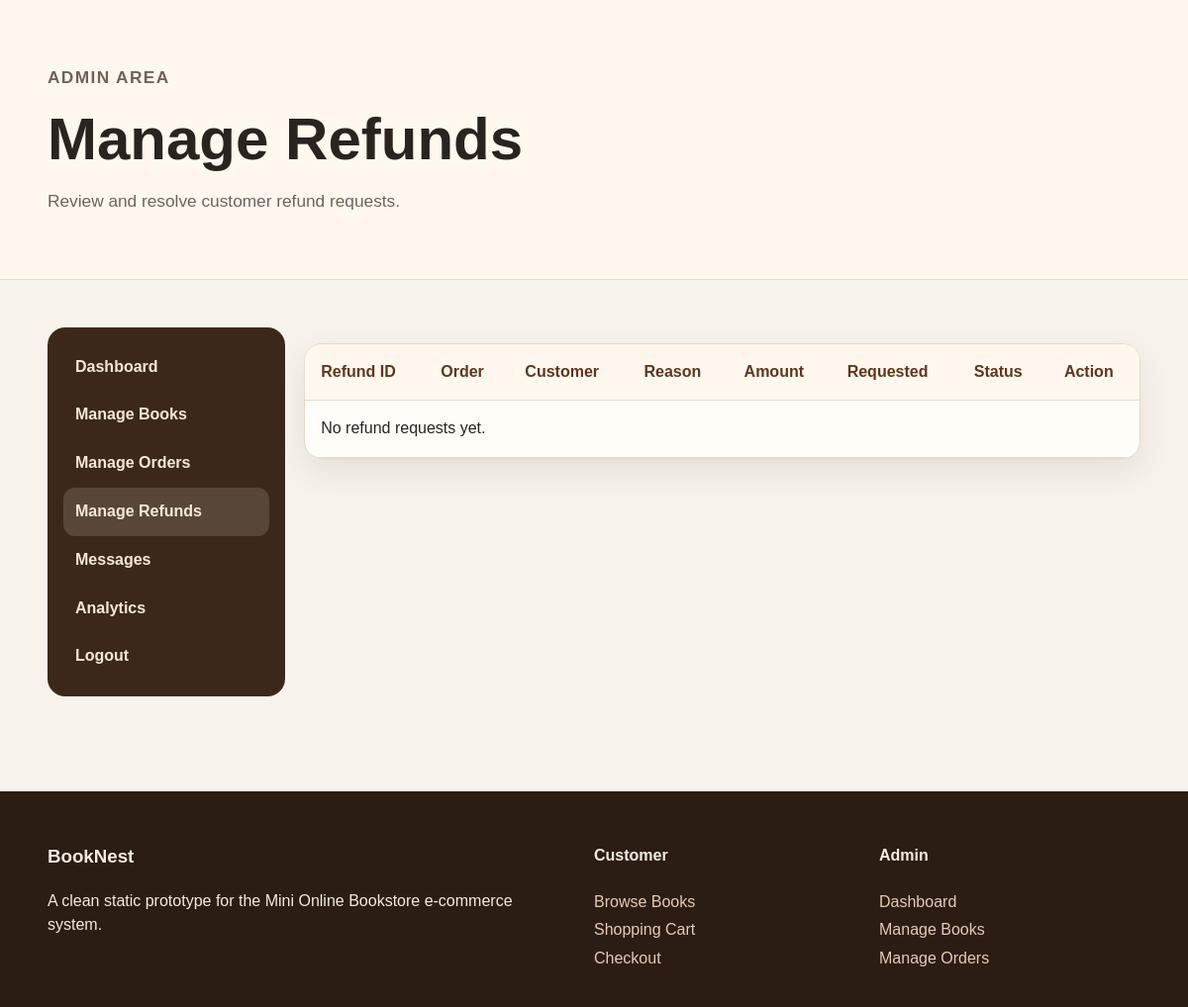
The page /admin/manage-refunds.php (signed in) on the database as committed earlier.
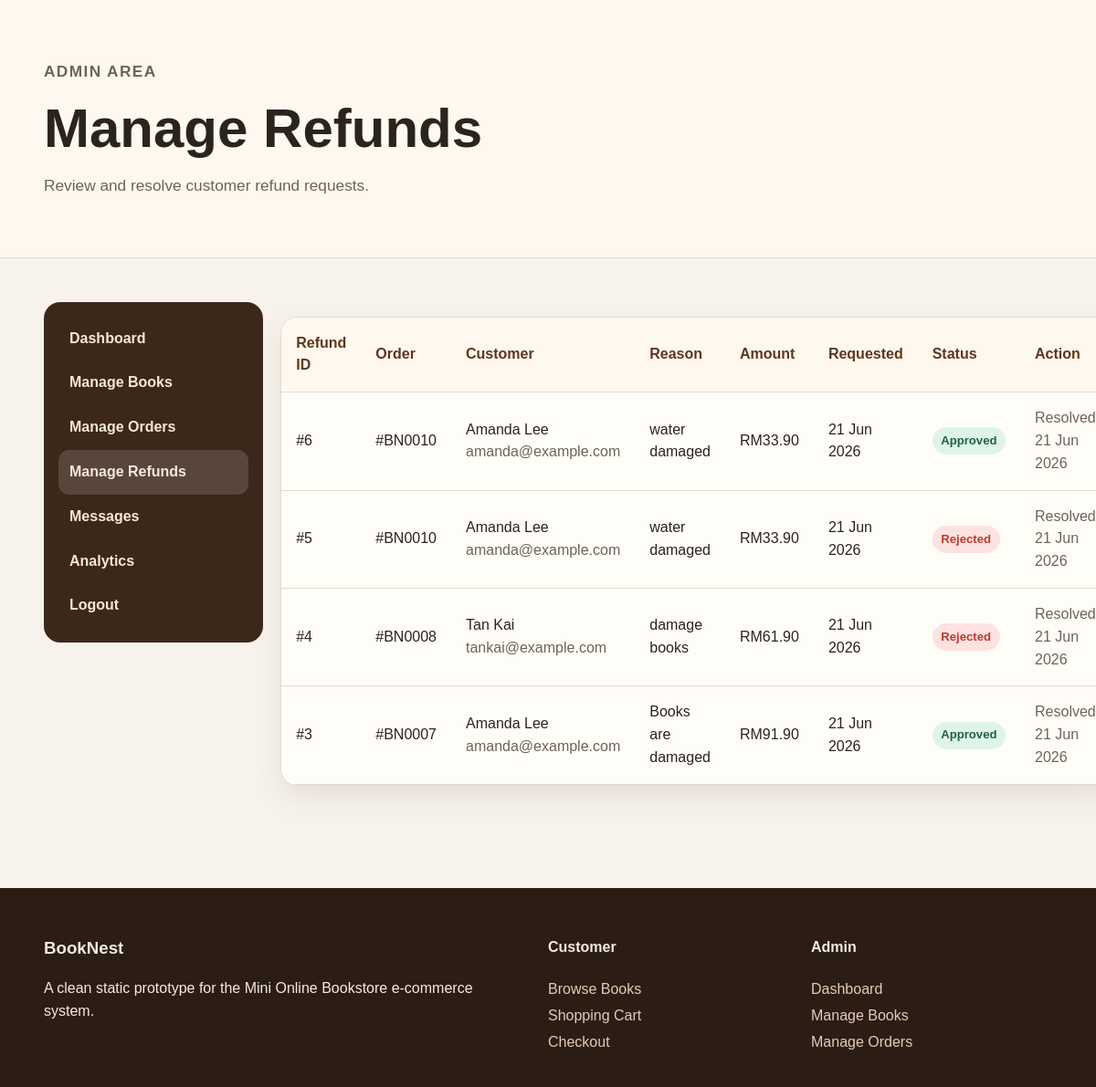
The same page on the database as committed later.
### tables this page shows
CREATE TABLE `refunds` (
  `refund_id` int NOT NULL AUTO_INCREMENT,
  `order_id` int NOT NULL,
  `reason` text NOT NULL,
  `amount` decimal(10,2) NOT NULL,
  `status` enum('Pending','Approved','Rejected') DEFAULT 'Pending',
  `requested_at` timestamp NULL DEFAULT CURRENT_TIMESTAMP,
  `resolved_at` timestamp NULL DEFAULT NULL,
  PRIMARY KEY (`refund_id`),
  KEY `order_id` (`order_id`),
  CONSTRAINT `refunds_ibfk_1` FOREIGN KEY (`order_id`) REFERENCES `orders` (`order_id`)
);

CREATE TABLE `users` (
  `user_id` int NOT NULL AUTO_INCREMENT,
  `name` varchar(100) NOT NULL,
  `email` varchar(100) NOT NULL,
  `password` varchar(255) NOT NULL,
  `role` enum('customer','admin') NOT NULL DEFAULT 'customer',
  `contact` varchar(20) DEFAULT NULL,
  `created_at` timestamp NOT NULL DEFAULT CURRENT_TIMESTAMP,
  PRIMARY KEY (`user_id`),
  UNIQUE KEY `email` (`email`)
);

### admin/manage-refunds.php (the view, shortened to what this page needs)
<?php
include '../app.php';
$refunds = $conn->query("
    SELECT
        refunds.refund_id,
        refunds.order_id,
        refunds.reason,
        refunds.amount,
        refunds.status,
        refunds.requested_at,
        refunds.resolved_at,
        users.name AS customer_name,
        users.email AS customer_email
    FROM refunds
    JOIN orders ON refunds.order_id = orders.order_id
    JOIN users ON orders.user_id = users.user_id
    ORDER BY
        CASE refunds.status WHEN 'Pending' THEN 0 ELSE 1 END,
        refunds.requested_at DESC
");
?>
<!DOCTYPE html>
<html lang="en">
<head>
    <link rel="stylesheet" href="../css/style.css?v=123">
</head>
<body>
<section class="page-title">
    <div class="container">
        <p class="eyebrow">Admin Area</p>
        <h1>Manage Refunds</h1>
        <p>Review and resolve customer refund requests.</p>
    </div>
</section>
<main class="section">
    <div class="container admin-layout">
        <?php include __DIR__ . '/../includes/admin-sidebar.php'; ?>
        <section>
            <div class="table-wrap">
                <table>
                    <thead>
                        <tr>
                            <th>Refund ID</th>
                            <th>Order</th>
                            <th>Customer</th>
                            <th>Reason</th>
                            <th>Amount</th>
                            <th>Requested</th>
                            <th>Status</th>
                            <th>Action</th>
                        </tr>
                    </thead>
                    <tbody>
                        <?php if ($refunds->num_rows === 0): ?>
                            <tr><td colspan="8">No refund requests yet.</td></tr>
                        <?php endif; ?>
                        <?php while ($r = $refunds->fetch_assoc()): ?>
                        <tr>
                            <td>#<?php echo $r['refund_id']; ?></td>
                            <td>#BN<?php echo str_pad($r['order_id'], 4, '0', STR_PAD_LEFT); ?></td>
                            <td>
                                <?php echo htmlspecialchars($r['customer_name']); ?><br>
                                <span class="small"><?php echo htmlspecialchars($r['customer_email']); ?></span>
                            </td>
                            <td><?php echo htmlspecialchars($r['reason']); ?></td>
                            <td>RM<?php echo number_format($r['amount'], 2); ?></td>
                            <td><?php echo date("d M Y", strtotime($r['requested_at'])); ?></td>
                            <td>
                                <span class="status <?php echo strtolower($r['status']); ?>">
                                    <?php echo htmlspecialchars($r['status']); ?>
                                </span>
                            </td>
                            <td>
                                <?php if ($r['status'] === 'Pending'): ?>
                                    <form method="POST" style="display:inline;">
                                        <input type="hidden" name="refund_id" value="<?php echo $r['refund_id']; ?>">
                                        <input type="hidden" name="action" value="approve">
                                        <button class="btn secondary approve-btn" type="submit" onclick="return confirm('Approve this refund?')">Approve</button>
                                    </form>
                                    <form method="POST" style="display:inline;">
                                        <input type="hidden" name="refund_id" value="<?php echo $r['refund_id']; ?>">
                                        <input type="hidden" name="action" value="reject">
                                        <button class="btn danger reject-btn" type="submit" onclick="return confirm('Reject this refund?')">Reject</button>
                                    </form>
                                <?php else: ?>
                                    <span class="small">Resolved <?php echo date("d M Y", strtotime($r['resolved_at'])); ?></span>
                                <?php endif; ?>
                            </td>
                        </tr>
                        <?php endwhile; ?>
                    </tbody>
                </table>
            </div>
        </section>
    </div>
</main>
<footer class="footer">
    <div class="container footer-grid">
        <div>
            <h3>BookNest</h3>
            <p>A clean static prototype for the Mini Online Bookstore e-commerce system.</p>
        </div>
        <div>
            <h4>Customer</h4>
            <a href="../books/books.php">Browse Books</a>
            <a href="../orders/cart.php">Shopping Cart</a>
            <a href="../orders/checkout.php">Checkout</a>
        </div>
        <div>
            <h4>Admin</h4>
            <a href="admin-dashboard.php">Dashboard</a>
            <a href="manage-books.php">Manage Books</a>
            <a href="manage-orders.php">Manage Orders</a>
        </div>
    </div>
</footer>
</body>
</html>

### includes/admin-sidebar.php
<?php
function adminSidebarActive($page) {
    $currentPage = basename($_SERVER['SCRIPT_NAME']);
    if ($currentPage === $page) {
        return 'active';
    }
    return '';
}
?>
<aside class="sidebar">
    <a class="<?php echo adminSidebarActive('admin-dashboard.php'); ?>" href="admin-dashboard.php">
        Dashboard
    </a>
    <a class="<?php echo adminSidebarActive('manage-books.php'); ?>" href="manage-books.php">
        Manage Books
    </a>
    <a class="<?php echo adminSidebarActive('manage-orders.php'); ?>" href="manage-orders.php">
        Manage Orders
    </a>
    <a class="<?php echo adminSidebarActive('manage-refunds.php'); ?>" href="manage-refunds.php">
        Manage Refunds
    </a>
    <a class="<?php echo adminSidebarActive('customer-messages.php'); ?>" href="customer-messages.php">
        Messages
    </a>
    <a class="<?php echo adminSidebarActive('analytics.php'); ?>" href="analytics.php">
        Analytics
    </a>
    <a href="../auth/logout.php">
        Logout
    </a>
</aside>

### css/style.css (style rules this page uses)
:root { --bg: #f7f3ec; --paper: #fffdf8; --ink: #2a241f; --muted: #6f6259; --line: #e6dacc; --brand: #7b4b2a; --brand-dark: #5f361c; --accent: #b87945; --soft: #efe2d2; --shadow: 0 12px 30px rgba(70, 45, 25, .10); --radius: 18px; }
* { box-sizing: border-box; }
body { margin: 0; font-family: Arial, Helvetica, sans-serif; background: var(--bg); color: var(--ink); line-height: 1.55; }
a { text-decoration: none; color: inherit; }
.container { width: min(1120px, 92%); margin: auto; }
.nav-links a:hover, .active { background: var(--soft); color: var(--brand-dark); }
table { border-radius: 12px; overflow: hidden; }
.eyebrow { color: var(--accent); font-weight: 800; text-transform: uppercase; letter-spacing: .08em; font-size: .85rem; }
.hero h1, .page-title h1 { font-size: clamp(2rem, 5vw, 4rem); line-height: 1.05; margin: .5rem 0 1rem; }
.hero p, .page-title p { font-size: 1.08rem; color: var(--muted); max-width: 650px; }
.hero-card, .card, .form-card, .summary, .stat, .table-wrap { background: var(--paper); border: 1px solid var(--line); border-radius: var(--radius); box-shadow: var(--shadow); margin-top: 1rem; margin-bottom: 1rem; }
.section { padding: 3rem 0; }
.section-head p, .meta, .small { color: var(--muted); }
.page-title { padding: 3rem 0; background: #fff8ef; border-bottom: 1px solid var(--line); }
.table-wrap { overflow: auto; }
table { width: 100%; border-collapse: collapse; min-width: 720px; }
th, td { text-align: left; padding: 1rem; border-bottom: 1px solid var(--line); }
th { background: #fff8ef; color: var(--brand-dark); }
.status { border-radius: 999px; padding: 0.3rem 0.6rem; font-size: 0.82rem; font-weight: 800; display: inline-block; }
.status.cancelled, .status.rejected { background: #fde2e2; color: #c0392b; }
.status.completed, .status.approved { background: #dff4e8; color: #216241; }
.admin-layout { display: grid; grid-template-columns: 240px 1fr; gap: 1.2rem; }
.sidebar { background: #3c281b; color: #fff; border-radius: var(--radius); padding: 1rem; height: max-content; position: sticky; top: 92px; }
.sidebar a { display: block; padding: .75rem; border-radius: 12px; color: #f6e8d7; font-weight: 700; }
.sidebar a:hover, .sidebar .active { background: rgba(255, 255, 255, .14); }
.footer { background: #2b1d14; color: #f5eadf; padding: 2rem 0; margin-top: 3rem; }
.footer-grid { display: grid; grid-template-columns: 2fr 1fr 1fr; gap: 1.5rem; }
.footer a { display: block; color: #e5cbb5; margin: .25rem 0; }

Rows that differ between the two databases and show on the page:
added refunds: refund_id "6", order "0010", users.name "Amanda Lee", users.email "amanda@example.com", reason "water damaged", amount "33.90", requested_at "21 Jun 2026", status "Approved", resolved_at "21 Jun 2026"
added refunds: refund_id "5", order "0010", users.name "Amanda Lee", users.email "amanda@example.com", reason "water damaged", amount "33.90", requested_at "21 Jun 2026", status "Rejected", resolved_at "21 Jun 2026"
added refunds: refund_id "4", order "0008", users.name "Tan Kai", users.email "tankai@example.com", reason "damage books", amount "61.90", requested_at "21 Jun 2026", status "Rejected", resolved_at "21 Jun 2026"
added refunds: refund_id "3", order "0007", users.name "Amanda Lee", users.email "amanda@example.com", reason "Books are damaged", amount "91.90", requested_at "21 Jun 2026", status "Approved", resolved_at "21 Jun 2026"
Other text that changed with them:
text no longer shown: "No refund requests yet."
